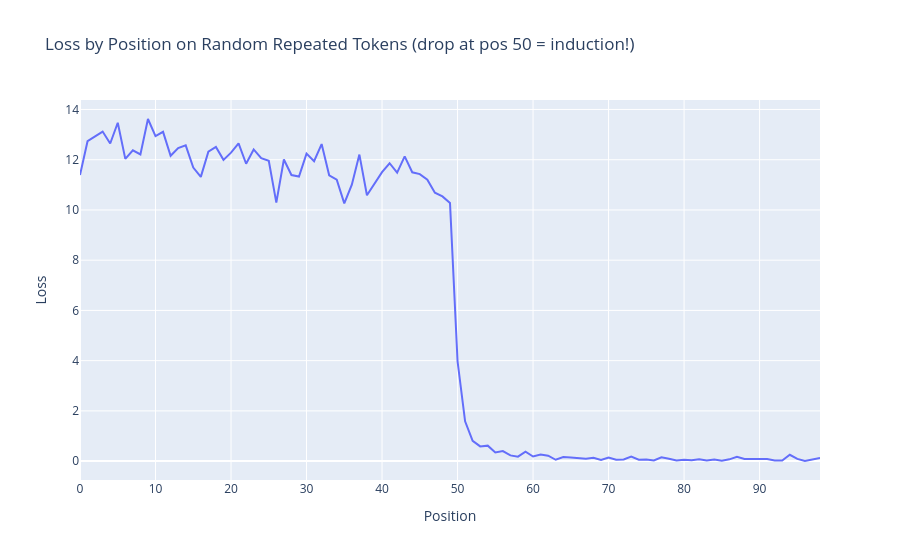

Notebook code cell kept with this figure:
### Markdown cell above
---
## 5. Hooks: Accessing Activations — Induction Heads

Hooks don't have to *change* activations — they can just *read* them. If the hook returns `None`, the activation is left unchanged.

**Induction Heads** are one of the most important and well-studied circuits in language models. They:
1. Detect when a token appeared earlier in context
2. Predict that the *next* token will be whatever followed that earlier occurrence

They're implemented by **two heads in different layers that compose**:
- **Previous token head** (earlier layer): attends to the previous token
- **Induction head** (later layer): attends to the token *after* a previous copy of the current token

**Test:** Generate 50 random tokens, then repeat them. Loss should drop sharply at position 50 — the model can now use induction to predict the second half exactly.

**Induction score:** For each attention head, average how much attention it pays to the token 49 positions back (the position that an induction head *should* focus on).

### Code cell
# Generate random token sequences and repeat them: [A B C ... A B C ...]
batch_size = 10
seq_len = 50

input_tensor = torch.randint(1000, 10000, (batch_size, seq_len))
random_tokens = input_tensor.to(model.cfg.device)

# Repeat each sequence: [A B ... Z A B ... Z]
repeated_tokens = einops.repeat(random_tokens, "batch seq_len -> batch (2 seq_len)")

# Compute loss at each position
repeated_logits = model(repeated_tokens)
correct_log_probs = model.loss_fn(repeated_logits, repeated_tokens, per_token=True)
loss_by_position = einops.reduce(correct_log_probs, "batch position -> position", "mean")

line(
    loss_by_position,
    xaxis="Position",
    yaxis="Loss",
    title="Loss by Position on Random Repeated Tokens (drop at pos 50 = induction!)",
)

### Figure 1 — Plotly figure (JSON) as saved in the notebook; plotly's stock layout.template omitted (floating-point values rounded to 4 significant figures)
{"data": [{"hovertemplate": "Position=%{x}<br>Loss=%{y}<extra></extra>", "legendgroup": "", "line": {"color": "#636efa", "dash": "solid"}, "marker": {"symbol": "circle"}, "mode": "lines", "name": "", "orientation": "v", "showlegend": false, "type": "scatter", "x": [0, 1, 2, 3, 4, 5, 6, 7, 8, 9, 10, 11, 12, 13, 14, 15, 16, 17, 18, 19, 20, 21, 22, 23, 24, 25, 26, 27, 28, 29, 30, 31, 32, 33, 34, 35, 36, 37, 38, 39, 40, 41, 42, 43, 44, 45, 46, 47, 48, 49, 50, 51, 52, 53, 54, 55, 56, 57, 58, 59, 60, 61, 62, 63, 64, 65, 66, 67, 68, 69, 70, 71, 72, 73, 74, 75, 76, 77, 78, 79, 80, 81, 82, 83, 84, 85, 86, 87, 88, 89, 90, 91, 92, 93, 94, 95, 96, 97, 98], "xaxis": "x", "y": [11.39, 12.74, 12.93, 13.12, 12.64, 13.47, 12.03, 12.38, 12.21, 13.62, 12.94, 13.11, 12.16, 12.47, 12.57, 11.69, 11.32, 12.32, 12.51, 11.99, 12.28, 12.65, 11.84, 12.41, 12.06, 11.96, 10.29, 12.01, 11.39, 11.33, 12.24, 11.94, 12.62, 11.38, 11.2, 10.26, 11.01, 12.21, 10.58, 11.03, 11.51, 11.86, 11.48, 12.13, 11.5, 11.43, 11.2, 10.69, 10.54, 10.27, 3.975, 1.584, 0.8108, 0.586, 0.6162, 0.3455, 0.4015, 0.2273, 0.1775, 0.3721, 0.1839, 0.2642, 0.2172, 0.05389, 0.1613, 0.1418, 0.123, 0.09816, 0.1293, 0.04153, 0.1396, 0.05119, 0.06724, 0.1776, 0.05886, 0.06793, 0.02449, 0.151, 0.09698, 0.02635, 0.0516, 0.03022, 0.07518, 0.02495, 0.06474, 0.01664, 0.07049, 0.1698, 0.0809, 0.08593, 0.1036, 0.08223, 0.02745, 0.02605, 0.2532, 0.08913, 0.004494, 0.08032, 0.1291], "yaxis": "y"}], "layout": {"legend": {"tracegroupgap": 0}, "title": {"text": "Loss by Position on Random Repeated Tokens (drop at pos 50 = induction!)"}, "xaxis": {"anchor": "y", "domain": [0, 1], "title": {"text": "Position"}}, "yaxis": {"anchor": "x", "domain": [0, 1], "title": {"text": "Loss"}}}}
